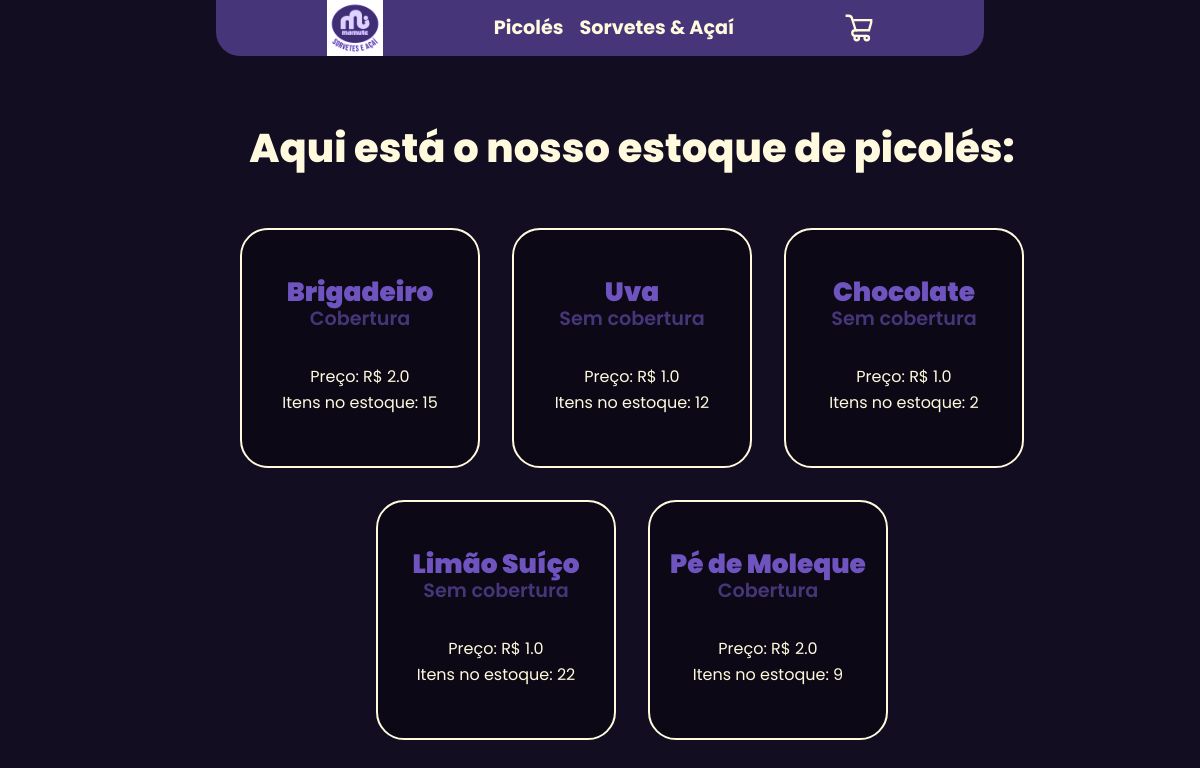
Page /picoles on the committed database.
### produtos/models.py (models this page shows)
class Picole(models.Model):
    class Tipo(models.TextChoices):
        COBERTURA = 'Cobertura', ('Cobertura')
        NORMAL = 'Sem cobertura', ('Sem cobertura')
    sabor = models.CharField(max_length=20)
    preco = models.FloatField()
    tipo = models.CharField(max_length=13, choices= Tipo.choices, default=Tipo.NORMAL)
    estoque = models.IntegerField()

### produtos/views.py (the view)
# urls.py: path('picoles', views.picoles, name='picoles'),
def picoles(request):
    Picoles = Picole.objects.all()
    return render(request, 'picoles.html', {'picoles': Picoles})

### produtos/templates/picoles.html (shortened to what this page needs)
{% extends 'base.html' %}
{% block content %}
<div class='picoles-div'>
    <h2>Aqui está o nosso estoque de picolés:</h2>
        <ul class='picoles'>
            {% for picole in picoles %}
                    <li class='picole'>
                        <h3>{{ picole.sabor }}</h3>
                        <p class='cobertura'>{{ picole.tipo }}</p>
                        <p>Preço: R$ {{ picole.preco }}</p>
                        {% if picole.estoque > 0 %}
                            <p>Itens no estoque: {{ picole.estoque }}</p>
                        {% else %}
                            <p>Este produto está fora de estoque.</p>
                        {% endif %}
                    </li>
            {% endfor %}
        </ul>
</div>
{% endblock %}

### produtos/templates/base.html (shortened to what this page needs)
<!DOCTYPE html>
<html lang="en">
  <head>
    {% load static %}
    <link rel="stylesheet" href="{% static 'css/styles.css' %}" />
  </head>
  <body>
    <div class="nav">
      <nav class="navbar">
        <ul>
          <div class="nav-main">
            <li>
              <a href="http://127.0.0.1:8000/"
                ><img
                  class="nav-icon"
                  src="{% static 'img/mamute.png' %}"
                  alt="Logo do Açaí Mamute"
              /></a>
            </li>
          </div>
          <div class="nav-produtos">
            <li>
              <a href="http://127.0.0.1:8000/picoles" class="nav-item"
                >Picolés</a
              >
            </li>
            <li>
              <a href="http://127.0.0.1:8000/sorvetes" class="nav-item"
                >Sorvetes & Açaí</a
              >
            </li>
          </div>
          <li class="shop">
            <img class='shop-svg selected' src="{% static "img/shop.svg" %}" alt="Ícone do carrinho de compras">
          </li>
        </ul>
      </nav>
    </div>
    <main class="main">{% block content %} {% endblock %}</main>
  </body>
</html>

### produtos/static/css/styles.css (style rules this page uses)
* { box-sizing: border-box; }
html, body, div, span, applet, object, iframe, h1, h2, h3, h4, h5, h6, p, blockquote, pre, a, abbr, acronym, address, big, cite, code, del, dfn, em, img, ins, kbd, q, s, samp, small, strike, strong, sub, sup, tt, var, b, u, i, center, dl, dt, dd, ol, ul, li, fieldset, form, label, legend, table, caption, tbody, tfoot, thead, tr, th, td, article, aside, canvas, details, embed, figure, figcaption, footer, header, hgroup, menu, nav, output, ruby, section, summary, time, mark, audio, video { margin: 0; padding: 0; border: 0; font-size: 100%; font: inherit; vertical-align: baseline; }
article, aside, details, figcaption, figure, footer, header, hgroup, menu, nav, section { display: block; }
body { line-height: 1; background-color: #120D21; font-family: 'Poppins', sans-serif; }
ol, ul { list-style: none; }
.main { overflow: hidden; display: flex; flex-direction: column; width: 100%; }
.nav { display: flex; justify-content: center; }
.navbar { display: flex; align-items: center; justify-content: center; }
.navbar ul { width: 768px; min-width: 768px; display: flex; background-color: #463679 ; flex-direction: row; align-items: center; justify-content: space-evenly; color: white; border-bottom-left-radius: 1.5rem; border-bottom-right-radius: 1.5rem; }
.navbar li { display: flex; }
.nav-main { display: flex; justify-content: center; align-items: center; }
.nav-main a { display: flex }
.nav-icon { height: 56px; width: 56px; mix-blend-mode: luminosity; }
.nav-produtos { display: flex; justify-content: center; align-items: center; gap: 1rem; }
.nav-item { color: #FFFADD; font-weight: 700; font-size: 1.2rem; text-decoration: none; }
.shop { position: relative; }
.shop-svg { cursor: pointer; }
.picoles-div { width: 100%; margin: 4.5rem 2rem; display: flex; justify-content: center; align-items: center; flex-direction: column; gap: 2rem; }
.picoles { display: flex; flex-direction: row; justify-content: center; align-items: center; flex-wrap: wrap; gap: 2rem; }
.picole { display: flex; flex-direction: column; align-items: center; line-height: 1.65rem; justify-content: center; flex: 0 0 240px; height: 240px; border: 2px solid #FFFADD; border-radius: 1.75rem; background-color: #0C0816; color: #FFFADD; cursor: pointer; transition: all 800ms ease; }
.picole > h3 { font-weight: 900; font-size: 1.65rem; color: #6f54c0; }
.cobertura { color: #463679; font-weight: 600; font-size: 1.2rem; padding-bottom: 2rem; }
.sorvetes-div > h2 , .acais-div > h2, .picoles-div > h2 { font-size: 2.5rem; margin-bottom: 1.75rem; font-weight: 800; color: #FFFADD; }

### rows in the picture
Picole: sabor "Brigadeiro", tipo "Cobertura", preco "2.0", estoque "15"
Picole: sabor "Uva", tipo "Sem cobertura", preco "1.0", estoque "12"
Picole: sabor "Chocolate", tipo "Sem cobertura", preco "1.0", estoque "2"
Picole: sabor "Limão Suíço", tipo "Sem cobertura", preco "1.0", estoque "22"
Picole: sabor "Pé de Moleque", tipo "Cobertura", preco "2.0", estoque "9"
